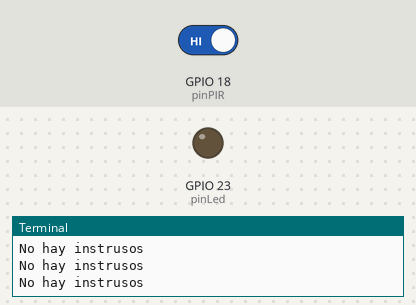
The program below on a simulated Raspberry Pi (BCM pin numbers). On the bench: output pins drawn as LEDs (lit = HIGH), the last lines printed to the terminal. The inputs (shaded band) are chosen by the test bench; at power-on: GPIO 18 (pinPIR) HIGH.

Above: at 1.2 s.
1.3 s: GPIO 18 (pinPIR) driven LOW
At 2.1 s:
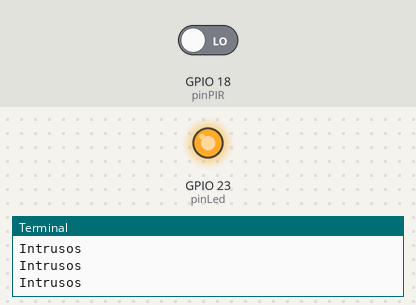
2.9 s: GPIO 18 (pinPIR) driven HIGH
At 3.3 s:
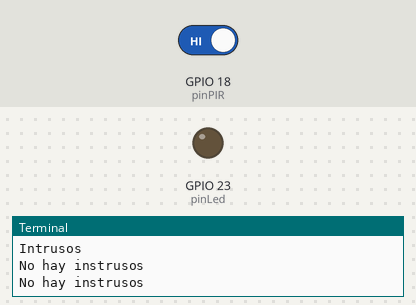
Timing chart, 0 to 5.9 s (numbered marks = the images above; inputs shaded):
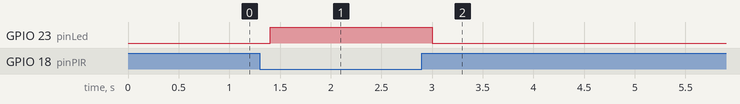

Measured:
- after the input at 1.3 s, GPIO 23 (pinLed): LOW → HIGH after 0.10 s
- after the input at 2.9 s, GPIO 23 (pinLed): HIGH → LOW after 0.10 s

The program:

sensorPIR.py
```python
import RPi.GPIO as GPIO
import time

GPIO.setmode(GPIO.BCM)
GPIO.setwarnings(False)

#pins
pinPIR = 18
pinLed = 23

#entradas y salidas
GPIO.setup(pinLed, GPIO.OUT)
GPIO.setup(pinPIR, GPIO.IN)

while True:
    leer = GPIO.input(pinPIR)

    if leer == False:
        print("Intrusos")
        GPIO.output(pinLed, True)
        time.sleep(0.1)
    else:
        print("No hay instrusos")
        GPIO.output(pinLed, False)
        time.sleep(0.1)

    time.sleep(0.1)

GPIO.cleanup() #limpiar GPIO
```
